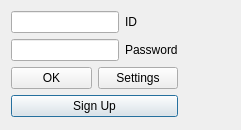
<?xml version="1.0" encoding="UTF-8"?>
<ui version="4.0">
 <class>CLoginDlg</class>
 <widget class="QDialog" name="CLoginDlg">
  <property name="geometry">
   <rect>
    <x>0</x>
    <y>0</y>
    <width>241</width>
    <height>130</height>
   </rect>
  </property>
  <property name="windowTitle">
   <string>Login</string>
  </property>
  <layout class="QFormLayout" name="formLayout_2">
   <item row="0" column="0">
    <layout class="QGridLayout" name="gridLayout_3">
     <item row="1" column="0">
      <widget class="QPushButton" name="pushButton_SignUp">
       <property name="text">
        <string>Sign Up</string>
       </property>
      </widget>
     </item>
     <item row="0" column="0">
      <layout class="QGridLayout" name="gridLayout_2">
       <item row="0" column="0" colspan="2">
        <layout class="QGridLayout" name="gridLayout">
         <item row="0" column="0" colspan="2">
          <layout class="QFormLayout" name="formLayout">
           <item row="0" column="0">
            <widget class="QLineEdit" name="lineEdit_ID"/>
           </item>
           <item row="0" column="1">
            <widget class="QLabel" name="label_Id">
             <property name="text">
              <string>ID</string>
             </property>
            </widget>
           </item>
           <item row="1" column="0">
            <widget class="QLineEdit" name="lineEdit_Password">
             <property name="inputMask">
              <string/>
             </property>
             <property name="text">
              <string/>
             </property>
            </widget>
           </item>
           <item row="1" column="1">
            <widget class="QLabel" name="label_Password">
             <property name="text">
              <string>Password</string>
             </property>
            </widget>
           </item>
          </layout>
         </item>
        </layout>
       </item>
       <item row="1" column="0">
        <widget class="QPushButton" name="pushButton_OK">
         <property name="text">
          <string>OK</string>
         </property>
        </widget>
       </item>
       <item row="1" column="1">
        <widget class="QPushButton" name="pushButton_settings">
         <property name="text">
          <string>Settings</string>
         </property>
        </widget>
       </item>
      </layout>
     </item>
    </layout>
   </item>
  </layout>
 </widget>
 <tabstops>
  <tabstop>pushButton_OK</tabstop>
  <tabstop>lineEdit_ID</tabstop>
  <tabstop>lineEdit_Password</tabstop>
  <tabstop>pushButton_settings</tabstop>
  <tabstop>pushButton_SignUp</tabstop>
 </tabstops>
 <resources/>
 <connections/>
</ui>
